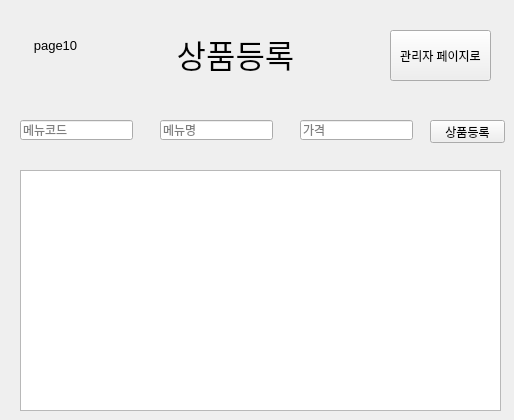
   <widget class="QWidget" name="page_12">
    <widget class="QLineEdit" name="add_price_lineEdit">
     <property name="geometry">
      <rect>
       <x>300</x>
       <y>120</y>
       <width>113</width>
       <height>20</height>
      </rect>
     </property>
     <property name="placeholderText">
      <string>가격</string>
     </property>
    </widget>
    <widget class="QPushButton" name="adding_menu_btn">
     <property name="geometry">
      <rect>
       <x>430</x>
       <y>120</y>
       <width>75</width>
       <height>23</height>
      </rect>
     </property>
     <property name="text">
      <string>상품등록</string>
     </property>
    </widget>
    <widget class="QTableWidget" name="add_menu_tableWidget">
     <property name="geometry">
      <rect>
       <x>20</x>
       <y>170</y>
       <width>481</width>
       <height>241</height>
      </rect>
     </property>
    </widget>
    <widget class="QPushButton" name="admin_page_btn_10">
     <property name="geometry">
      <rect>
       <x>390</x>
       <y>30</y>
       <width>101</width>
       <height>51</height>
      </rect>
     </property>
     <property name="text">
      <string>관리자 페이지로</string>
     </property>
    </widget>
    <widget class="QLabel" name="inventory_label_2">
     <property name="geometry">
      <rect>
       <x>120</x>
       <y>30</y>
       <width>231</width>
       <height>41</height>
      </rect>
     </property>
     <property name="text">
      <string>&lt;html&gt;&lt;head/&gt;&lt;body&gt;&lt;p align=&quot;center&quot;&gt;&lt;span style=&quot; font-size:24pt;&quot;&gt;상품등록&lt;/span&gt;&lt;/p&gt;&lt;/body&gt;&lt;/html&gt;</string>
     </property>
    </widget>
    <widget class="QLabel" name="page10">
     <property name="geometry">
      <rect>
       <x>20</x>
       <y>30</y>
       <width>71</width>
       <height>31</height>
      </rect>
     </property>
     <property name="text">
      <string>&lt;html&gt;&lt;head/&gt;&lt;body&gt;&lt;p align=&quot;center&quot;&gt;&lt;span style=&quot; font-size:10pt;&quot;&gt;page10&lt;/span&gt;&lt;/p&gt;&lt;/body&gt;&lt;/html&gt;</string>
     </property>
    </widget>
    <widget class="QLineEdit" name="add_menuname_lineEdit">
     <property name="geometry">
      <rect>
       <x>160</x>
       <y>120</y>
       <width>113</width>
       <height>20</height>
      </rect>
     </property>
     <property name="placeholderText">
      <string>메뉴명</string>
     </property>
    </widget>
    <widget class="QLineEdit" name="add_menucode_lineEdit">
     <property name="geometry">
      <rect>
       <x>20</x>
       <y>120</y>
       <width>113</width>
       <height>20</height>
      </rect>
     </property>
     <property name="maxLength">
      <number>4</number>
     </property>
     <property name="placeholderText">
      <string>메뉴코드</string>
     </property>
    </widget>
   </widget>
